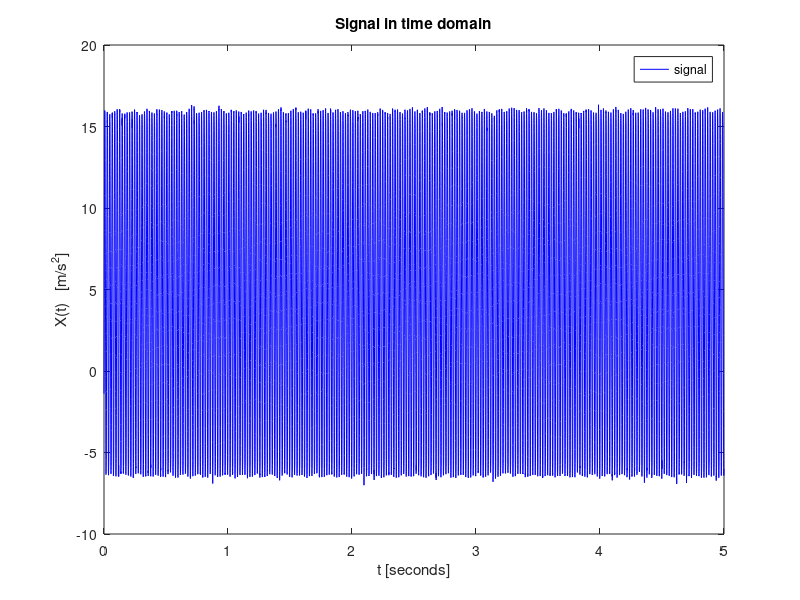
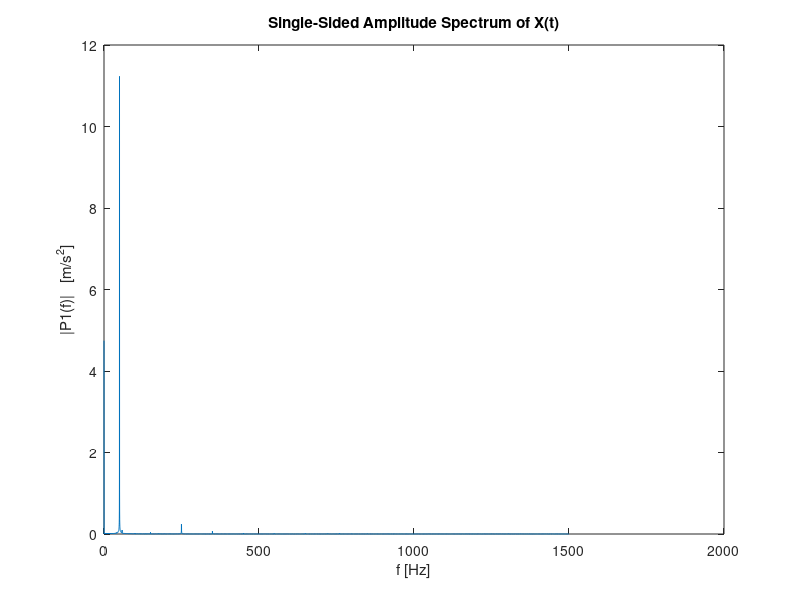

Recreate these plots in MATLAB, in order.
%time domain

load('X.mat');
load('t.mat');

X1=X.*(1/0.0533); %from volt to m/s^2 through sensitivity

figure(1)
plot(t,X1,'b')
title('Signal in time domain')
xlabel('t [seconds]')
ylabel('X(t)   [m/s^2]')
legend('signal','signal offset','mean max amplitude', 'mean min amplitude')

%frequency domain
Fs=3000.03;
L = length(X1);

Y = fft(X1);
P2 = abs(Y/L);
P1 = P2(1:L/2+1);
P1(2:end-1) = 2*P1(2:end-1);
f = Fs*(0:(L/2))/L;
figure(2)
plot(f,P1)
title('Single-Sided Amplitude Spectrum of X(t)')
xlabel('f [Hz]')
ylabel('|P1(f)|   [m/s^2]')




